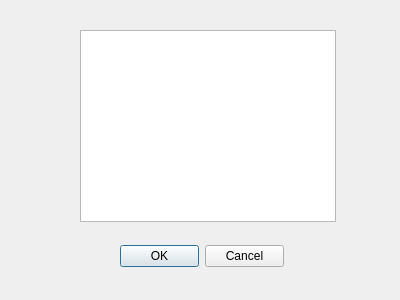
<?xml version="1.0" encoding="UTF-8"?>
<ui version="4.0">
 <class>Form</class>
 <widget class="QWidget" name="Form">
  <property name="geometry">
   <rect>
    <x>0</x>
    <y>0</y>
    <width>400</width>
    <height>300</height>
   </rect>
  </property>
  <property name="windowTitle">
   <string>Form</string>
  </property>
  <widget class="QListView" name="listView">
   <property name="geometry">
    <rect>
     <x>80</x>
     <y>30</y>
     <width>256</width>
     <height>192</height>
    </rect>
   </property>
  </widget>
  <widget class="QDialogButtonBox" name="buttonBox">
   <property name="geometry">
    <rect>
     <x>120</x>
     <y>240</y>
     <width>164</width>
     <height>32</height>
    </rect>
   </property>
   <property name="standardButtons">
    <set>QDialogButtonBox::Cancel|QDialogButtonBox::Ok</set>
   </property>
  </widget>
 </widget>
 <resources/>
 <connections/>
</ui>
